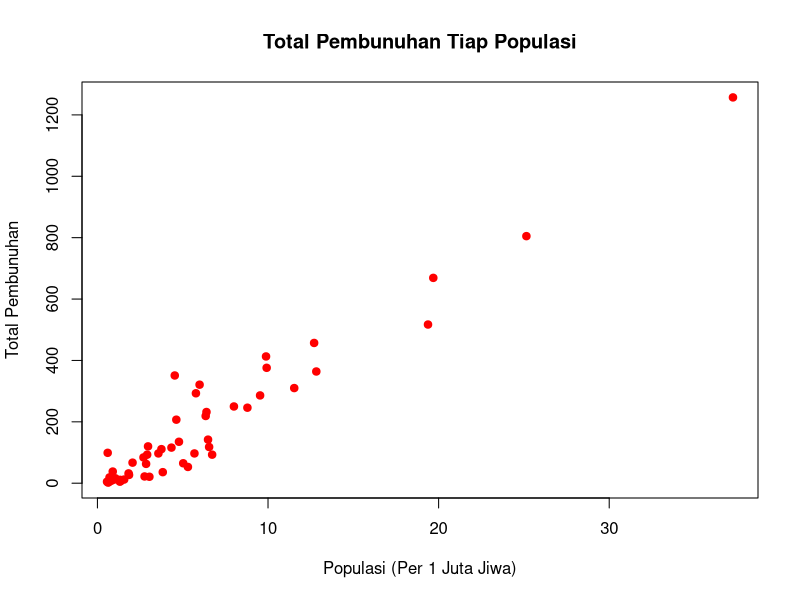
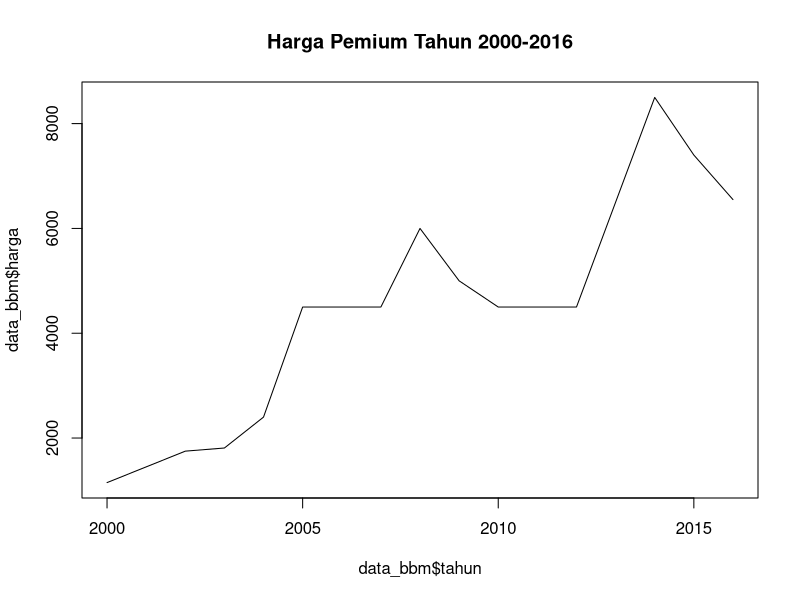
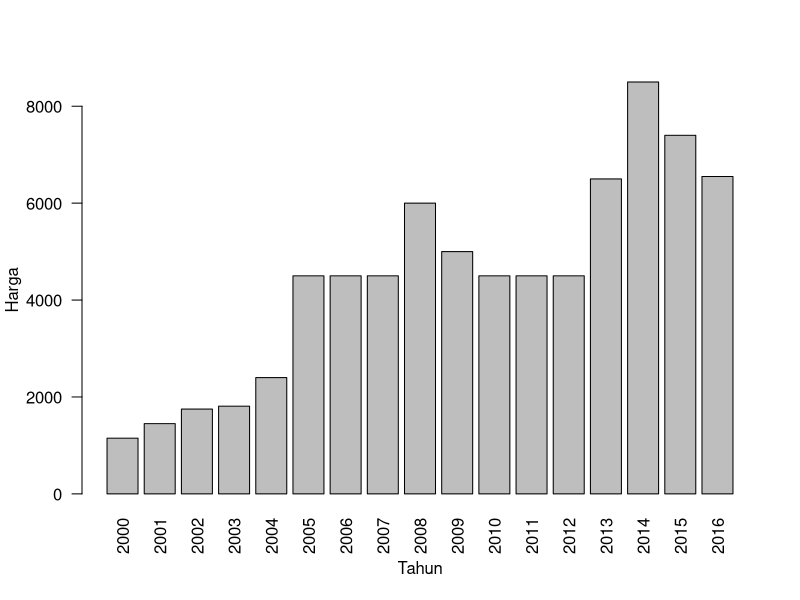
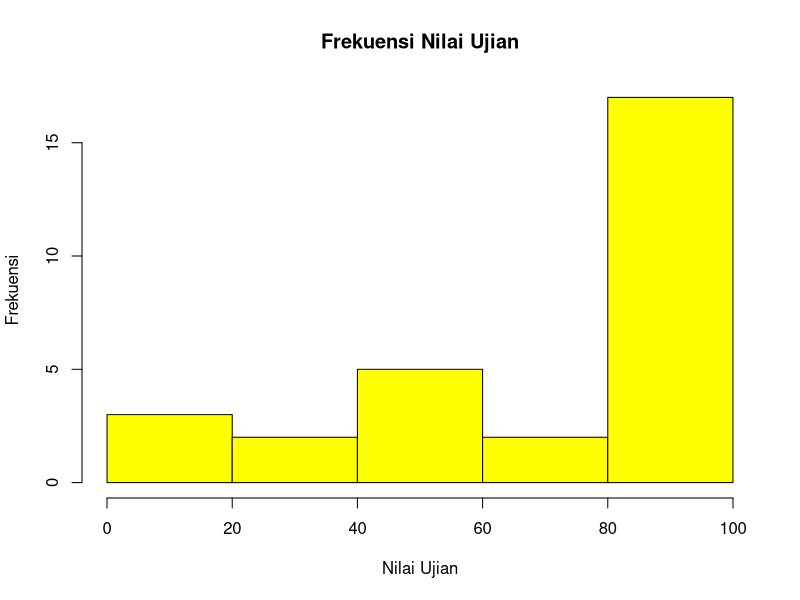
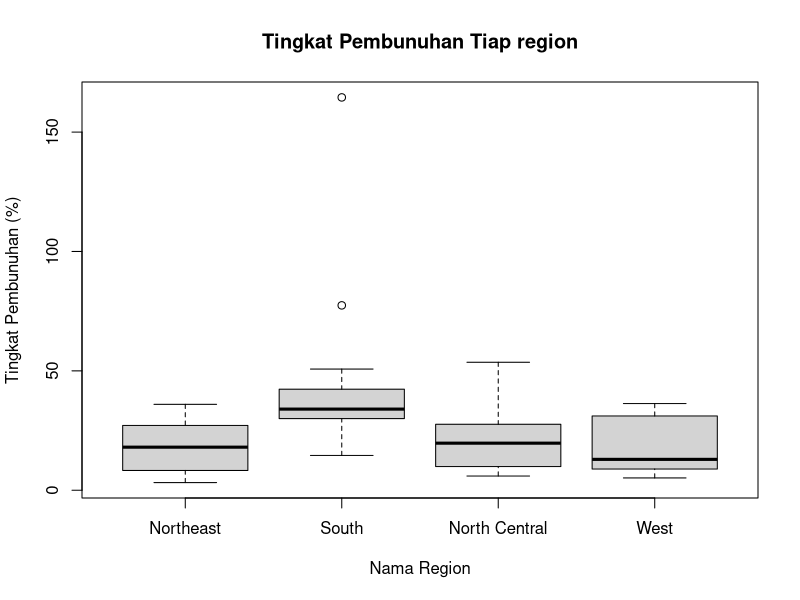

These charts were generated, in order, by the following R code:
## ---- chunk 1
knitr::opts_chunk$set(echo = TRUE)
## ---- chunk 2
library(dslabs)
data(murders)
View(murders)
## ---- chunk 3
murders$total
## ---- chunk 4
urutan_asc = sort(murders$total)
urutan_desc = sort(murders$total, decreasing = TRUE)

urutan_asc
## ---- chunk 5
urutan_desc
## ---- chunk 6
index_urutan_asc = order(murders$total)
index_urutan_desc = order(murders$total, decreasing = TRUE)

index_urutan_asc
index_urutan_desc
## ---- chunk 7
# index_urutan_desc
murders$state[index_urutan_desc]
## ---- chunk 8
x <- c(0,5,2,9,1,7)
rank(x)
## ---- chunk 9
rank(-x)
## ---- chunk 10
terbesar <- max(murders$total)
terkecil <- min(murders$total)

index_terbesar <- which.max(murders$total)
index_terkecil <- which.min(murders$total)

terbesar
terkecil
cat("\n")
index_terbesar
index_terkecil
cat("\n")
murders$state[index_terbesar]
murders$state[index_terkecil]
## ---- chunk 11
populasi = murders$population / 10^6
total = murders$total

plot (
  populasi, total,
  main = "Total Pembunuhan Tiap Populasi", #Judul
  xlab = "Populasi (Per 1 Juta Jiwa)",
  ylab = "Total Pembunuhan",
  pch = 19,
  col = "red"
)

## ---- chunk 12
data_bbm = data.frame(
  tahun = c(2000:2016),
  harga = c(
    1150, 1450, 1750, 1810, 2400, 
    4500, 4500, 4500, 6000, 5000, 
    4500, 4500, 4500, 6500, 8500, 
    7400, 6550
  )
)
# View(data_bbm)

# data_bbm
plot(
  data_bbm$tahun,
  data_bbm$harga,
  type = "l",
  # type = "p",
  main= "Harga Pemium Tahun 2000-2016"
)

## ---- chunk 13
barplot(
  data_bbm$harga ~ data_bbm$tahun,
  las = 2,
  xlab = "Tahun",
  ylab = "Harga"
)

## ---- chunk 14
nilai_ujian = c(
  100, 100, 100, 0, 85, 0, 100, 95, 90, 100,
  90, 0, 100, 75, 100, 85, 88, 90, 88, 100, 
  60, 75, 85, 45, 40, 45, 40, 50, 60
)

# nilai_ujian
hist(
  nilai_ujian,
  main = "Frekuensi Nilai Ujian",
  xlab = "Nilai Ujian",
  ylab = "Frekuensi",
  col = "yellow"
)
## ---- chunk 15
murders$rate = murders$total / murders$population * 1000000

# View(murders)
boxplot (
  rate~region,
  data = murders,
  main = "Tingkat Pembunuhan Tiap region",
  xlab= "Nama Region",
  ylab = "Tingkat Pembunuhan (%)"
)
